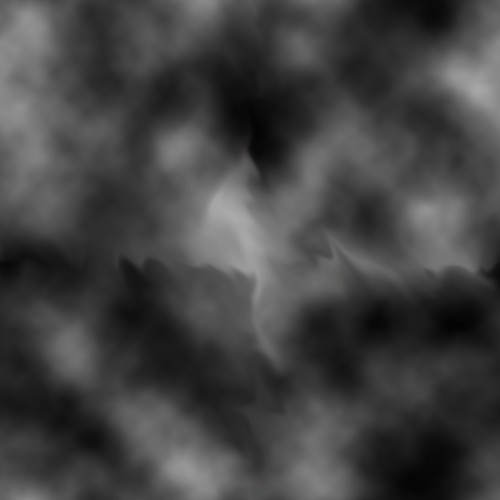
#> input picture cloud-texture.png, 1000 x 1000 px, given in place of the camera (shown at 1/2 size)
$ python hough.py
#> lines starting #> are read from the running program, lines starting #| are printed output that depends on the picture; after the words box and inside, x2 and y2 are one past the last pixel; in counts of white or black regions, pixels touching at a corner belong together
import cv2
import numpy as np
import sys

scale_percent = 60 # percent of original size

running = True

video = cv2.VideoCapture(1)

mode = "run"
udKey = "view"
rlKey = "scale"

modeMap = {
  "edge": {
    "thresholdMin": 180,
    "thresholdMax": 200,
    "apertureSize": 5
  },
  "hough": {
    "threshold": 100,
    "minLineLength": 100,
    "maxGapLength": 10
  },
  "run": {
    "view": 0,
    "scale": 60
  }
}

font                   = cv2.FONT_HERSHEY_SIMPLEX
bottomLeftCornerOfText = (10,500)
fontScale              = 1
fontColor              = (0,255,0)
lineType               = 2

while(running):
  frame = {}
  check, img = video.read(0)
#> img is the input picture: shape (1000, 1000, 3); mean B, G, R 66.7, 66.7, 66.7

  width = int(img.shape[1] * modeMap['run']['scale'] / 100)
#> width = 600
  height = int(img.shape[0] * modeMap['run']['scale'] / 100)
#> height = 600
  dim = (width, height)
#> dim = (600, 600)
  # resize image
  resized = cv2.resize(img, dim, interpolation = cv2.INTER_AREA)
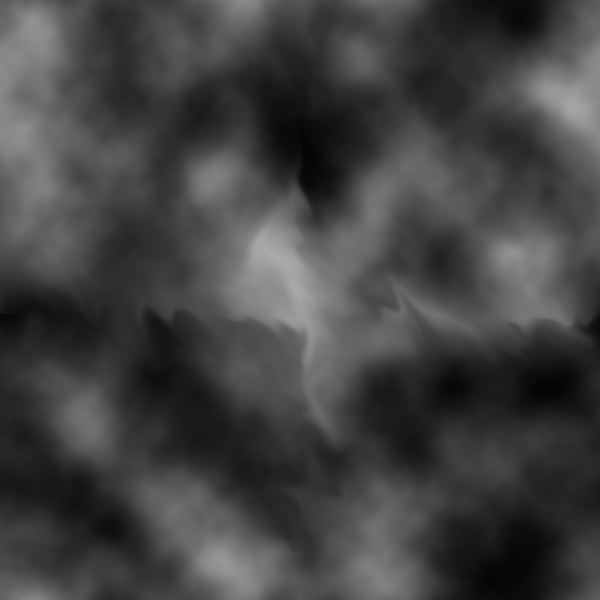
#> resized: shape (600, 600, 3); mean B, G, R 66.7, 66.7, 66.7

  gray = cv2.cvtColor(resized,cv2.COLOR_BGR2GRAY)
  # Apply Canny edge detection, return will be a binary image
  edges = cv2.Canny(gray,modeMap['edge']['thresholdMin'],modeMap['edge']['thresholdMax'],apertureSize = modeMap['edge']['apertureSize'])
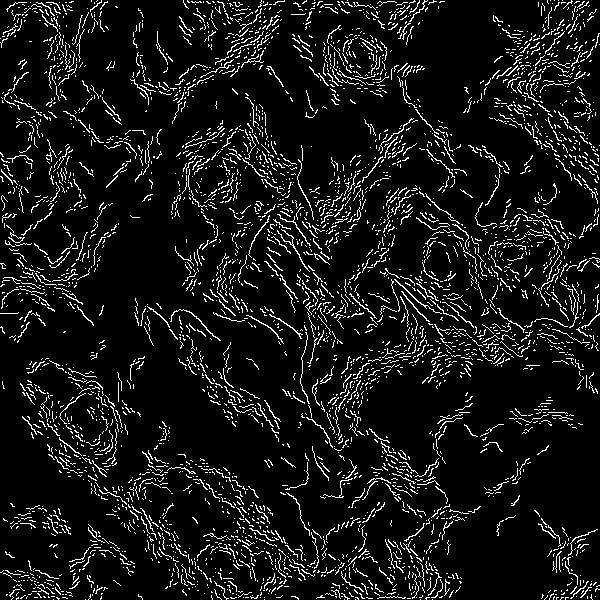
#> edges: shape (600, 600); 8.7% white in thin lines or dots
  # Apply Hough Line Transform, minimum length of line is 200 pixels
  lines = cv2.HoughLinesP(edges,1,np.pi/180,modeMap['hough']['threshold'],0,modeMap['hough']['minLineLength'],modeMap['hough']['maxGapLength'])
#> lines = [[290, 252, 394, 148]]

  views = [resized, gray, edges]
  view = views[modeMap['run']['view']]

  if lines is not None and len(lines) > 0:
    for line in lines:
      for x1,y1,x2,y2 in line:
          cv2.line(view,(x1,y1),(x2,y2),(0,255,0),2)
#> this loop made 1 pass
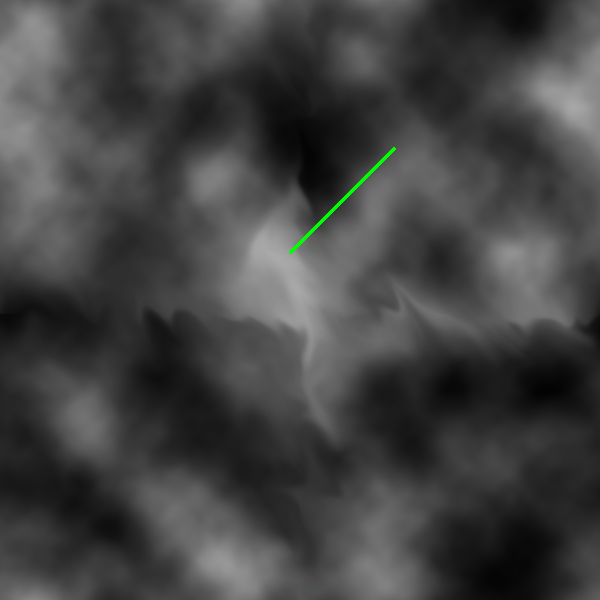
#> view: shape (600, 600, 3); 0.15% of pixels changed, all inside (x1, y1, x2, y2) = (289, 147, 396, 254)

  cv2.putText(view,"mode: {0}".format(mode),
      (10, 500),
      font,
      fontScale,
      fontColor,
      lineType)
  cv2.putText(view, "{0}: {1}".format(udKey, modeMap[mode][udKey]),
      (10, 530),
      font,
      fontScale,
      fontColor,
      lineType)
  cv2.putText(view, "{0}: {1}".format(rlKey, modeMap[mode][rlKey]),
      (10, 560),
      font,
      fontScale,
      fontColor,
      lineType)
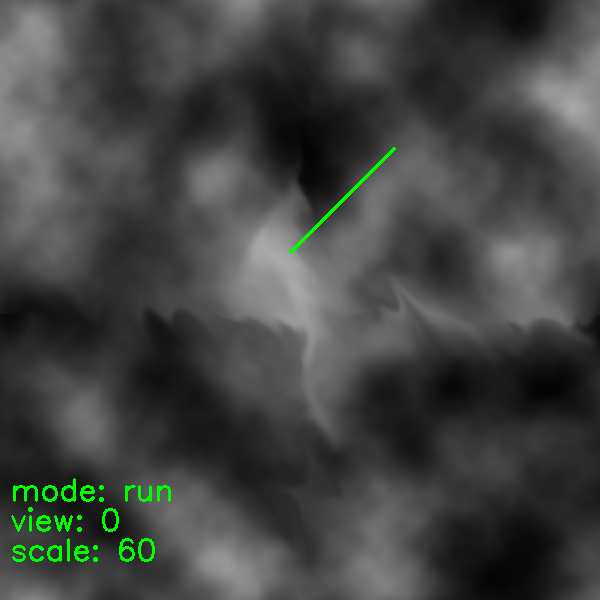
#> view: shape (600, 600, 3); mean B, G, R 66.2, 68.5, 66.3
  cv2.imshow("Line Detection", view)

  k = cv2.waitKey(1)
#> (key q is pressed here)
  if k == ord('q'):
    running = False
  elif k == ord('e'):
    mode = 'edge'
    udKey = 'thresholdMin'
    rlKey = 'thresholdMax'
  elif k == ord('h'):
    mode = 'hough'
    udKey = 'threshold'
    rlKey = 'minLineLength'
  elif k == ord('r'):
    mode = 'run'
    udKey = 'view'
    rlKey = 'scale'
  elif k==ord('w'):
    #up
    modeMap[mode][udKey] = modeMap[mode][udKey] + 1
  elif k==ord('s'):
    #down
    modeMap[mode][udKey] = modeMap[mode][udKey] - 1
  elif k==ord('d'):
    #right
    modeMap[mode][rlKey] = modeMap[mode][rlKey]+1
  elif k==ord('a'):
    #left
    modeMap[mode][rlKey] = modeMap[mode][rlKey]-1

video.release()
cv2.destroyAllWindows()
